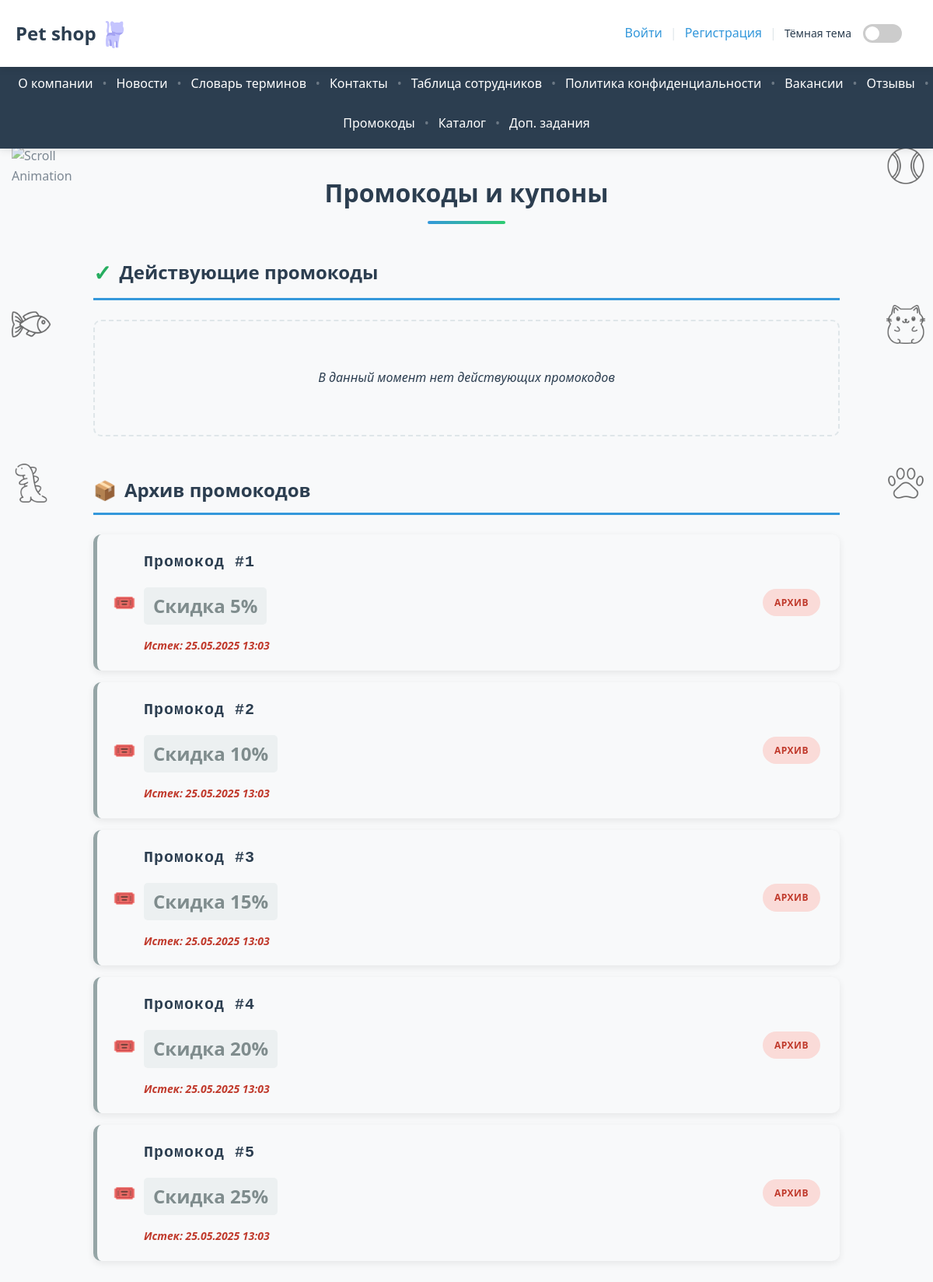
Page /promocodes/ on the committed database.
### pet_shop/models.py (models this page shows, shortened)
class Coupon(models.Model):
    number = models.IntegerField()
    deadline = models.DateTimeField(auto_now_add=True)
    discount = models.IntegerField()

### pet_shop/views.py (the view)
# urls.py: path('promocodes/', views.promocodes, name='promocodes'),
def promocodes(request):
    from django.utils import timezone
    now = timezone.now()
    all_coupons = models.Coupon.objects.all()
    active_coupons = all_coupons.filter(deadline__gte=now)
    archived_coupons = all_coupons.filter(deadline__lt=now)
    return render(request, 'pet_shop/company/promocodes.html', {
        'active_coupons': active_coupons,
        'archived_coupons': archived_coupons
    })

### pet_shop/templates/pet_shop/company/promocodes.html
{% extends "pet_shop/base.html" %}
{% load static %}
{% block extra_css %}
<link rel="stylesheet" href="{% static 'pet_shop/css/promocodes.css' %}">
{% endblock %}
{% block content %}
<div class="container promocodes-page">
    <h3 class="promocodes-title">Промокоды и купоны</h3>
    <div class="coupons-section active-coupons">
        <h4 class="section-title active">Действующие промокоды</h4>
        {% if active_coupons %}
        <ol>
            {% for coupon in active_coupons %}
            <li>
                <div class="coupon-info">
                    <div class="coupon-number">Промокод #{{ coupon.number }}</div>
                    <div class="coupon-discount">Скидка {{ coupon.discount }}%</div>
                    <div class="coupon-deadline">Действует до: {{ coupon.deadline|date:"d.m.Y H:i" }}</div>
                </div>
                <span class="coupon-badge badge-active">Активен</span>
            </li>
            {% endfor %}
        </ol>
        {% else %}
        <div class="no-promocodes">
            В данный момент нет действующих промокодов
        </div>
        {% endif %}
    </div>
    <div class="coupons-section archived-coupons">
        <h4 class="section-title archived">Архив промокодов</h4>
        {% if archived_coupons %}
        <ul>
            {% for coupon in archived_coupons %}
            <li>
                <div class="coupon-info">
                    <div class="coupon-number">Промокод #{{ coupon.number }}</div>
                    <div class="coupon-discount">Скидка {{ coupon.discount }}%</div>
                    <div class="coupon-deadline">Истек: {{ coupon.deadline|date:"d.m.Y H:i" }}</div>
                </div>
                <span class="coupon-badge badge-archived">Архив</span>
            </li>
            {% endfor %}
        </ul>
        {% else %}
        <div class="no-promocodes">
            В архиве нет промокодов
        </div>
        {% endif %}
    </div>
</div>
{% endblock %}

### pet_shop/static/pet_shop/css/base.css (style rules this page uses)
:root { --primary-color: #3498db; --secondary-color: #2980b9; --accent-color: #e74c3c; --text-color: #2c3e50; --light-bg: #f8f9fa; --border-color: #dfe6e9; --header-bg: white; --footer-bg: #2c3e50; --footer-text: white; --footer-hover: #ecf0f1; }
* { box-sizing: border-box; }
body { font-family: 'Segoe UI', Tahoma, Geneva, Verdana, sans-serif; margin: 0; padding: 0; color: var(--text-color); line-height: 1.6; background-color: var(--light-bg); transition: background-color 0.3s ease, color 0.3s ease; }

### pet_shop/static/pet_shop/css/promocodes.css (style rules this page uses)
.promocodes-page { max-width: 1000px; margin: 30px auto; padding: 20px; font-family: 'Segoe UI', Tahoma, Geneva, Verdana, sans-serif; }
.promocodes-title { color: var(--text-color, #2c3e50); text-align: center; margin-bottom: 40px; font-weight: 700; font-size: 32px; position: relative; padding-bottom: 15px; transition: color 0.3s ease; }
.promocodes-title:after { content: ''; position: absolute; bottom: 0; left: 50%; transform: translateX(-50%); width: 100px; height: 4px; background: linear-gradient(90deg, #3498db, #2ecc71); border-radius: 2px; }
.coupons-section { margin-bottom: 50px; }
.section-title { color: var(--text-color, #2c3e50); font-size: 24px; font-weight: 600; margin-bottom: 25px; padding-bottom: 10px; border-bottom: 3px solid var(--primary-color, #3498db); display: flex; align-items: center; gap: 10px; transition: color 0.3s ease, border-color 0.3s ease; }
.section-title.active::before { content: '✓'; color: #27ae60; font-size: 28px; font-weight: bold; }
.section-title.archived::before { content: '📦'; font-size: 24px; }
ul { list-style-type: none; padding: 0; margin: 0; }
li { background: var(--header-bg, white); border-radius: 10px; padding: 20px 25px; margin-bottom: 15px; box-shadow: 0 3px 10px rgba(0, 0, 0, 0.08); transition: all 0.3s ease; border-left: 5px solid var(--primary-color, #3498db); position: relative; display: flex; align-items: center; justify-content: space-between; flex-wrap: wrap; gap: 15px; }
ul li::before { content: '🎟️'; position: absolute; left: 20px; top: 50%; transform: translateY(-50%); font-size: 24px; }
ul li { padding-left: 60px; }
.archived-coupons li { border-left-color: #95a5a6; opacity: 0.8; }
.archived-coupons li { background: var(--light-bg, #f8f9fa); transition: background-color 0.3s ease; }
.coupon-info { flex: 1; min-width: 200px; }
.coupon-number { font-size: 20px; font-weight: 700; color: var(--text-color, #2c3e50); margin-bottom: 8px; font-family: 'Courier New', monospace; letter-spacing: 1px; transition: color 0.3s ease; }
.coupon-discount { font-size: 24px; font-weight: 700; color: #27ae60; margin: 8px 0; display: inline-block; padding: 5px 12px; background: #d5f4e6; border-radius: 5px; }
.archived-coupons .coupon-discount { color: #7f8c8d; background: #ecf0f1; }
.coupon-deadline { color: #7f8c8d; font-size: 14px; margin-top: 8px; font-style: italic; }
.archived-coupons .coupon-deadline { color: #c0392b; font-weight: 600; }
.coupon-badge { padding: 8px 15px; border-radius: 20px; font-size: 12px; font-weight: 600; text-transform: uppercase; letter-spacing: 0.5px; }
.badge-archived { background: #fadbd8; color: #c0392b; }
.no-promocodes { text-align: center; padding: 60px 40px; color: var(--text-color, #7f8c8d); background: var(--light-bg, #f8f9fa); border-radius: 10px; border: 2px dashed var(--border-color, #bdc3c7); font-size: 16px; font-style: italic; transition: color 0.3s ease, background-color 0.3s ease, border-color 0.3s ease; }
li { animation: fadeInUp 0.4s ease-out forwards; opacity: 0; }
li:nth-child(1) { animation-delay: 0.1s; }
li:nth-child(2) { animation-delay: 0.2s; }
li:nth-child(3) { animation-delay: 0.3s; }
li:nth-child(4) { animation-delay: 0.4s; }
li:nth-child(5) { animation-delay: 0.5s; }

### rows in the picture
Coupon: number "1", discount "5", deadline "25.05.2025 13:03"
Coupon: number "2", discount "10", deadline "25.05.2025 13:03"
Coupon: number "3", discount "15", deadline "25.05.2025 13:03"
Coupon: number "4", discount "20", deadline "25.05.2025 13:03"
Coupon: number "5", discount "25", deadline "25.05.2025 13:03"
